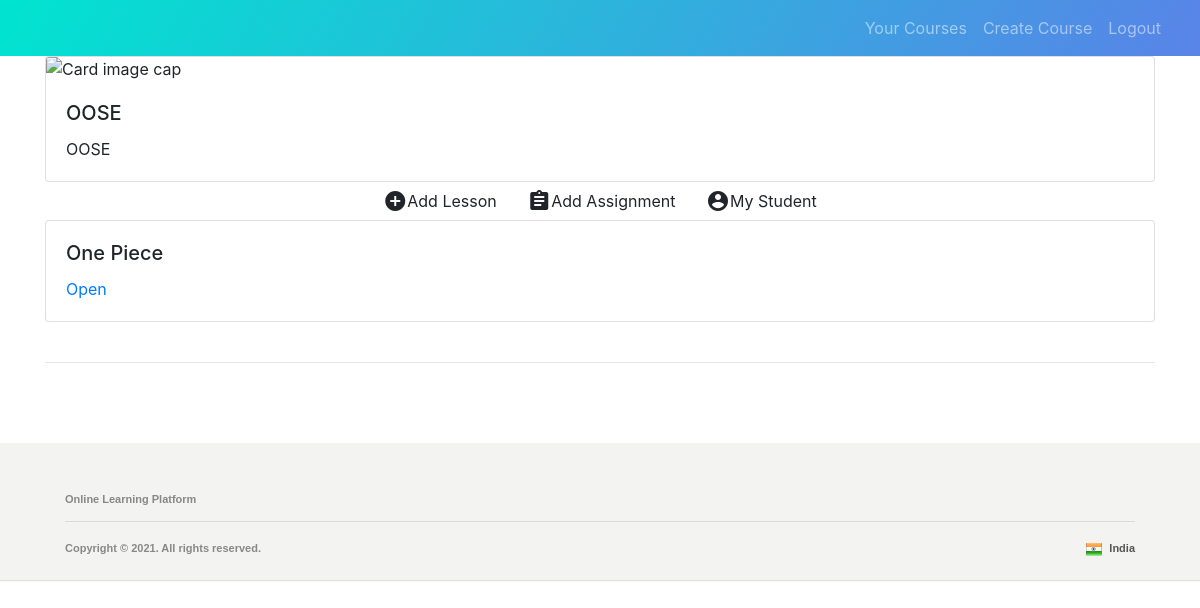
The app's page /teacher/course/1/ (signed in) with its own data.
### accounts/models.py (models this page shows, shortened)
class Course(models.Model):
    title = models.CharField(max_length=200, null=False)
    description = models.CharField(max_length=200, null=False)
    created_by = models.ForeignKey(User, on_delete=models.CASCADE, null=False)
    created_on = models.DateTimeField(auto_now_add=True, null=False)

class Lesson(models.Model):
    course = models.ForeignKey(Course, on_delete=models.CASCADE, null=False)
    title = models.CharField(max_length=200, null=False)
    content = models.CharField(max_length=100000, null=False)
    videoPath = models.CharField(max_length=200, null=False, default="")

### teacher/decorators.py (the view)
        def wrapper_func(request, *args, **kwargs):
            group = None
            if request.user.groups.exists():
                group = request.user.groups.all()[0].name
            if group in allowed_roles:
                return view_func(request, *args, **kwargs)
            else:
                return HttpResponse('You are not authorized to view this page')

### teacher/views.py (called while the page is built)
def validator(request, courseid):
    course = Course.objects.filter(id=courseid)
    if course is None or course.count() == 0:
        return False, HttpResponseNotFound('<h1>Page not found</h1>')
    course = course[0]
    if course.created_by.username != request.user.username:
        return False, HttpResponse('You are not authorized to view this page')
    return True, course

@login_required(login_url='/accounts/login')
@allowed_users(allowed_roles=['teacher'])
def getCourseDetail(request, courseid):
    valid, response = validator(request, courseid)
    if not valid:
        return response
    course = response
    lessons = course.lesson_set.all()
    assignment = course.assignment_set.all()
    return render(request, 'teacher/coursedetail.html',
                  context={'course': course, 'lessons': lessons, 'assignment': assignment})

### teacher/templates/teacher/coursedetail.html (shortened to what this page needs)
{% extends 'teacher/main.html' %}
{% load static %}
{% block content %}
    <div class="container">
        <div class="card" style="width: 100%;">
            <img class="card-img-top"
                 src="https://www.gstatic.com/classroom/themes/img_backtoschool.jpg"
                 alt="Card image cap">
            <div class="card-body">
                <h5 class="card-title">{{ course.title }}</h5>
                <p class="card-text">
                    {{ course.description }}
                </p>
            </div>
        </div>
        <div class="text-center">
            <a class="btn" href="/teacher/course/{{ course.id }}/add/lesson/"><span class="material-icons"
                                                                                    style="vertical-align: -6px;">add_circle</span>Add
                Lesson</a>
            <a class="btn" href="/teacher/course/{{ course.id }}/add/assignment/"><span class="material-icons"
                                                                                        style="vertical-align: -6px;">assignment</span>Add
                Assignment</a>
            <a class="btn" href="/teacher/course/{{ course.id }}/students"><span class="material-icons"
                                                                                        style="vertical-align: -6px;">account_circle</span>My Student</a>
        </div>
        {% for i in lessons %}
            <div class="card" style="width: 100%;">
                <div class="card-body">
                    <h5 class="card-title">{{ i.title }}</h5>
                    <a href="/teacher/course/{{ course.id }}/lesson/{{ i.id }}">Open</a>
                </div>
            </div>
            <br/>
        {% endfor %}
        <hr/>
    </div>
{% endblock %}

### records on screen
Course: title "OOSE", description "OOSE"
Lesson: title "One Piece"
